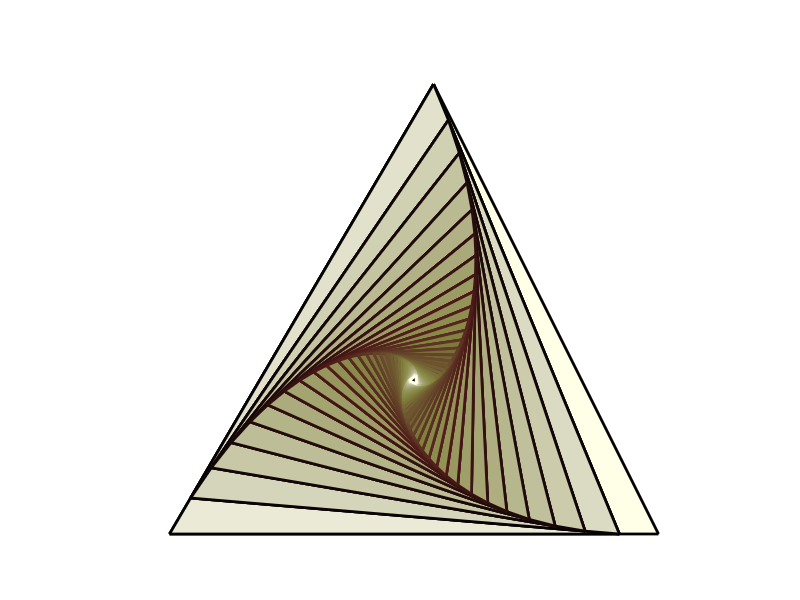

The MATLAB source for this figure:
%spiral triangle
 ee = 0.08;
 x=[0 2 1 0];
 y=[0 0 1 0];
axis off square
total=100;
colmap=fliplr(1-pink(total));
%colmap=fliplr(hsv(total));
 
    for t=1:total
             x(4) = ee*x(2) + (1-ee)*x(3);
             y(4) = ee*y(2) + (1-ee)*y(3);
             x(3)=x(2);  y(3)=y(2);
             x(2)=x(1);  y(2)=y(1);
             x(1)=x(4);  y(1)=y(4);
             %patch(x,y,'r','edgecolor','none','facecolor',colmap(t,:),'linewidth',1);
             h=patch(x,y,'r','edgecolor',colmap(total-t+1,:),'facecolor',colmap(t,:),'linewidth',2);
             %pause(0.2)
    end
%colmap=jet(length(x));
%patch(x,y,'r','edgecolor','none','FaceVertexCData',colmap,'facecolor','interp');
%axis off
%get(h)
